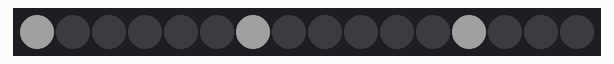
Recording of a sketch running on a simulated Arduino Uno, built with avr-gcc and run on an emulated ATmega328P. Parts: 16 RGB LEDs in strip order, left to right. Dim RGB values are drawn brighter than linear.

Above: at 0.17 s.
At 0.78 s:
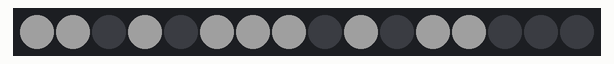
At 1.39 s:
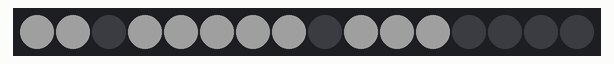
At 2.0 s:
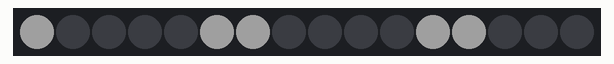
At 2.92 s:
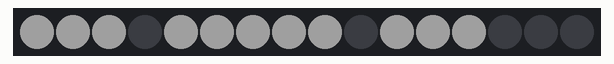

The sketch:

_7-Segment.ino
```cpp
#include <SparkFun_Tlc5940.h>

// http://tronixstuff.com/2013/10/21/tutorial-arduino-tlc5940-led-driver-ic/


byte one[]      = {1,0,0,0,0,0,1};
byte two[]      = {0,1,1,1,0,1,1};
byte three[]    = {1,1,0,1,0,1,1};
byte four[]     = {1,0,0,1,1,0,1};
byte five[]     = {1,1,0,1,1,1,0};
byte six[]      = {1,1,1,1,1,1,0};
byte seven[]    = {1,0,0,0,0,1,1};
byte eight[]    = {1,1,1,1,1,1,1};
byte nine[]     = {1,1,0,1,1,1,1};
byte zero[]     = {1,1,1,0,1,1,1};

int _delay      = 300;


void setup() {
  //Serial.begin(9600);
  Tlc.init(0); // initialise TLC5940 and set all channels off
  Tlc.update();

  updateDisplay(one, 1);
}

void loop() {
  updateDisplay(one, 0);
  updateDisplay(one, 6);
  delay(_delay);
  updateDisplay(two, 0);
  updateDisplay(two, 6);
  delay(_delay);
  updateDisplay(three, 0);
  updateDisplay(three, 6);
  delay(_delay);
  updateDisplay(four, 0);
  updateDisplay(four, 6);
  delay(_delay);
  updateDisplay(five, 0);
  updateDisplay(five, 6);
  delay(_delay);
  updateDisplay(six, 0);
  updateDisplay(six, 6);
  delay(_delay);
  updateDisplay(seven, 0);
  updateDisplay(seven, 6);
  delay(_delay);
  updateDisplay(eight, 0);
  updateDisplay(eight, 6);
  delay(_delay);
  updateDisplay(nine, 0);
  updateDisplay(nine, 6);
  delay(_delay);
  updateDisplay(zero, 0);
  updateDisplay(zero, 6);
  delay(_delay);
}

void updateDisplay(byte pins[], int offset) {
  for(int i = 0; i < 7; i++) {
    int pinNumber = offset + i;
    int brightness = pins[i] ? 512 : 0;

    Tlc.set(pinNumber, (pins[i] == 1 ? 512 : 0));
    //if(brightness > 0) {
      //Serial.print("Setting pin-");
      //Serial.print(pinNumber);
      //Serial.println(" to HIGH");
    //}
  }

  Tlc.update();
}

void cycle() {
  for (int i = 0; i < 16; i++) {
    Tlc.set(i, 100);
  }
  Tlc.update();
  delay(1000);

  for (int i = 0; i < 16; i++) {
    Tlc.set(i, 200);
  }
  Tlc.update();
  delay(1000);

  for (int i = 0; i < 16; i++) {
    Tlc.set(i, 400);
  }
  Tlc.update();
  delay(1000);

  for (int i = 0; i < 16; i++) {
    Tlc.set(i, 800);
  }
  Tlc.update();
  delay(1000);
}
```

Measured:
- by itself, everything shown: repeats every 3.1 s, in 10 steps
